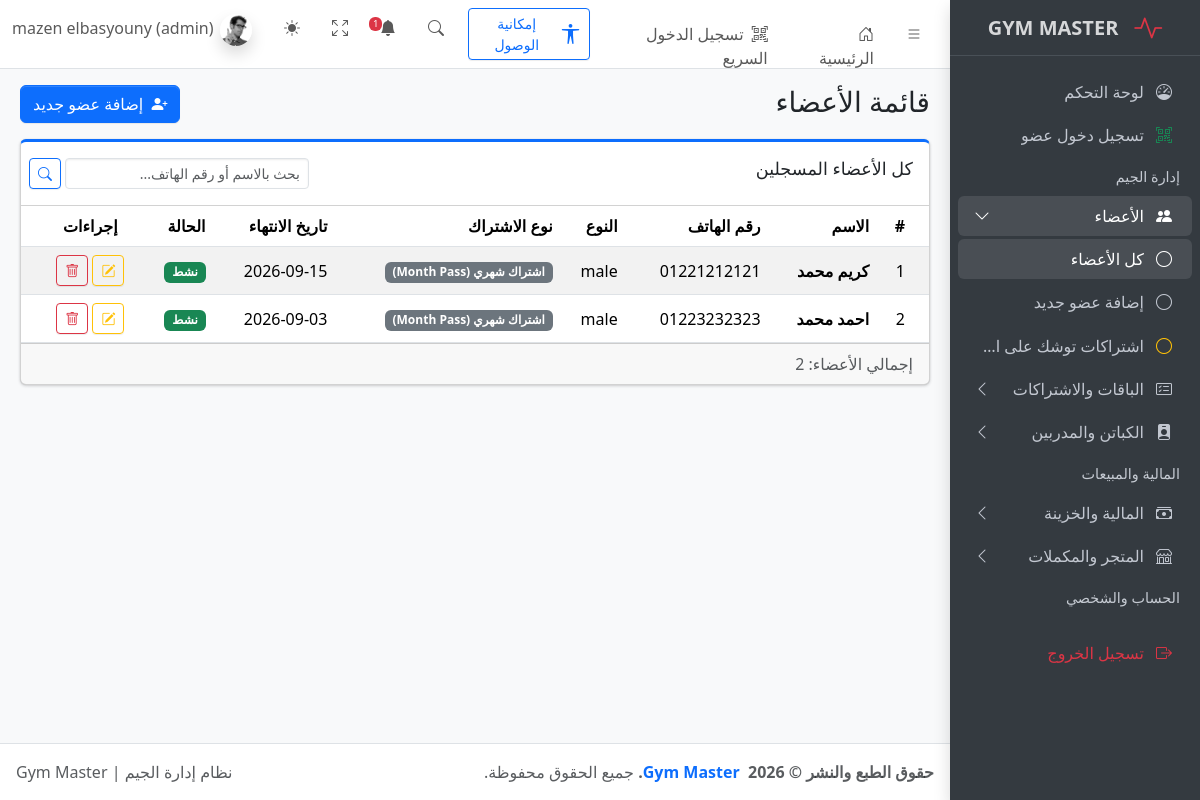
Before: /members.php (signed in) with the older database file.
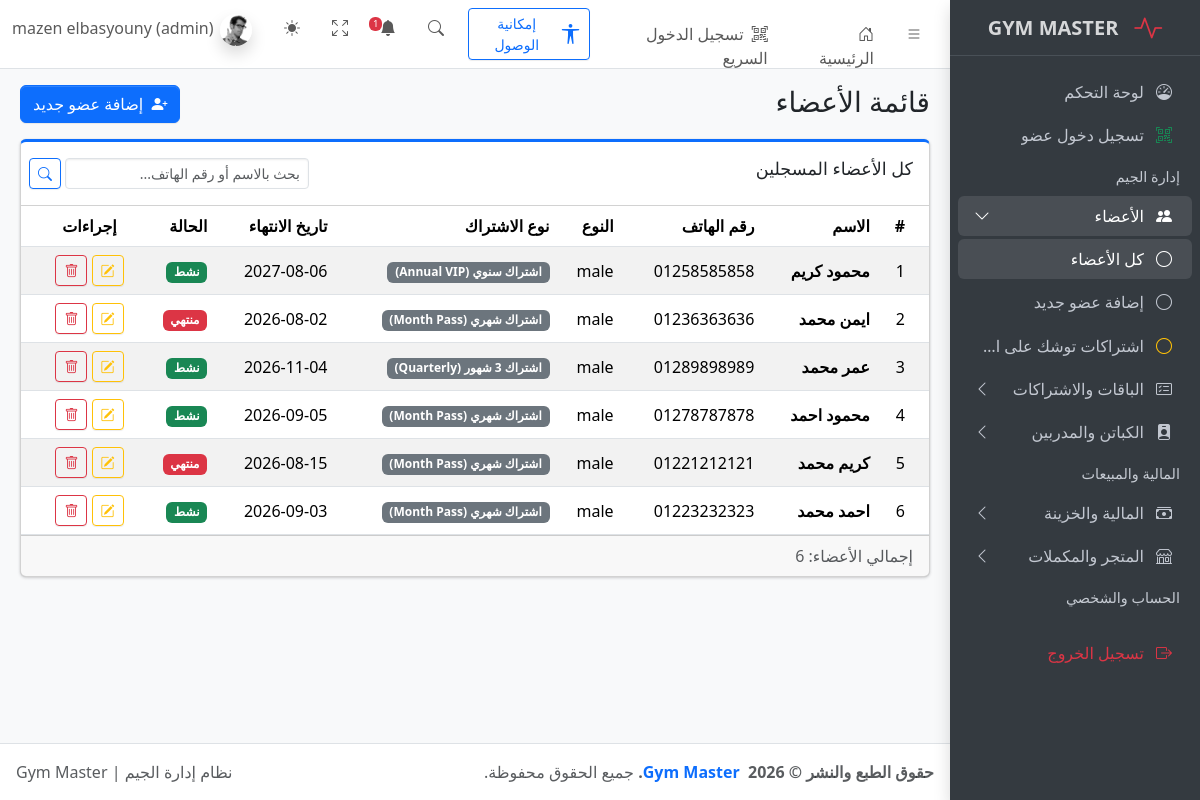
After: the same page with the newer database file.
### tables this page shows
CREATE TABLE `members` (
  `id` int(11) NOT NULL,
  `full_name` varchar(100) NOT NULL,
  `phone` varchar(20) NOT NULL,
  `email` varchar(150) DEFAULT NULL,
  `address` varchar(255) DEFAULT NULL,
  `gender` enum('male','female') NOT NULL DEFAULT 'male',
  `birth_date` date DEFAULT NULL,
  `join_date` date NOT NULL,
  `notes` text DEFAULT NULL,
  `created_at` timestamp NOT NULL DEFAULT current_timestamp(),
  `membership_type` varchar(50) DEFAULT NULL,
  `subscription_start` date DEFAULT NULL,
  `subscription_end` date DEFAULT NULL,
  `status` varchar(20) DEFAULT 'active'
);

### members.php (the view, shortened to what the rows shown need)
<?php
$isStaffOrAdmin = isset($_SESSION['user_id']) && in_array($_SESSION['role'] ?? '', ['admin', 'staff'], true);
require_once __DIR__ . '/includes/header.php';
$search = trim($_GET['search'] ?? '');
$members = [];
try {
    $sql = "SELECT m.*,
                   COALESCE(sub_latest.end_date, m.subscription_end) AS subscription_end,
                   COALESCE(sub_latest.package_name, m.membership_type) AS membership_type,
                   CASE
                       WHEN sub_latest.end_date IS NOT NULL AND sub_latest.end_date >= CURDATE() THEN 'نشط'
                       WHEN sub_latest.end_date IS NOT NULL AND sub_latest.end_date < CURDATE() THEN 'منتهي'
                       ELSE m.status
                   END AS calculated_status
            FROM members m
            LEFT JOIN (
                SELECT s.member_id, s.end_date, p.name AS package_name
                FROM subscriptions s
                LEFT JOIN packages p ON s.package_id = p.id
                WHERE s.id IN (SELECT MAX(id) FROM subscriptions GROUP BY member_id)
            ) sub_latest ON m.id = sub_latest.member_id";
    if ($search !== '') {
        $sql .= " WHERE m.full_name LIKE ? OR m.phone LIKE ?";
        $sql .= " ORDER BY m.id DESC";
        $stmt = $pdo->prepare($sql);
        $like = "%$search%";
        $stmt->execute([$like, $like]);
        $members = $stmt->fetchAll(PDO::FETCH_ASSOC);
    } else {
        $sql .= " ORDER BY m.id DESC";
        $stmt = $pdo->query($sql);
        $members = $stmt->fetchAll(PDO::FETCH_ASSOC);
    }
} catch (Exception $e) {
    $error = "حدث خطأ أثناء جلب بيانات الأعضاء: " . $e->getMessage();
    $members = [];
}
?>
<main class="app-main">
    <div class="app-content">
        <div class="container-fluid">
            <div class="card card-outline card-primary">
                <div class="card-body p-0">
                    <div class="table-responsive">
                        <table class="table table-striped table-hover m-0 align-middle">
                            <thead>
                                <tr>
                                    <th>#</th>
                                    <th>الاسم</th>
                                    <th>رقم الهاتف</th>
                                    <th>النوع</th>
                                    <th>نوع الاشتراك</th>
                                    <th>تاريخ الانتهاء</th>
                                    <th>الحالة</th>
                                    <?php if ($isStaffOrAdmin): ?>
                                        <th class="text-center">إجراءات</th>
                                    <?php endif; ?>
                                </tr>
                            </thead>
                            <tbody>
                                <?php if (!empty($members)): ?>
                                    <?php foreach ($members as $index => $m): ?>
                                        <tr>
                                            <td><?= $index + 1 ?></td>
                                            <td class="fw-bold"><?= htmlspecialchars($m['full_name'] ?? '') ?></td>
                                            <td><?= htmlspecialchars($m['phone'] ?? '') ?></td>
                                            <td><?= htmlspecialchars($m['gender'] ?? '') ?></td>
                                            <td><span class="badge bg-secondary"><?= htmlspecialchars($m['membership_type'] ?? 'افتراضي') ?></span></td>
                                            <td><?= htmlspecialchars($m['subscription_end'] ?? '-') ?></td>
                                            <td>
                                               <?php
                                                $status = $m['calculated_status'] ?? $m['status'] ?? 'expired';
                                                ?>
                                                <?php if ($status === 'نشط' || $status === 'active'): ?>
                                                    <span class="badge bg-success">نشط</span>
                                                <?php elseif ($status === 'موقوف' || $status === 'suspended'): ?>
                                                    <span class="badge bg-warning text-dark">موقوف</span>
                                                <?php else: ?>
                                                    <span class="badge bg-danger">منتهي</span>
                                                <?php endif; ?>
                                            </td>
                                            <?php if ($isStaffOrAdmin): ?>
                                                <td class="text-center">
                                                    <a href="./member-edit.php?id=<?= (int) $m['id'] ?>"
                                                       class="btn btn-sm btn-outline-warning" title="تعديل">
                                                        <i class="bi bi-pencil-square"></i>
                                                    </a>
                                                    <a href="./member-delete.php?id=<?= (int) $m['id'] ?>"
                                                       class="btn btn-sm btn-outline-danger" title="حذف"
                                                       onclick="return confirm('هل أنت متأكد من حذف هذا العضو؟');">
                                                        <i class="bi bi-trash"></i>
                                                    </a>
                                                </td>
                                            <?php endif; ?>
                                        </tr>
                                    <?php endforeach; ?>
                                <?php else: ?>
                                    <tr>
                                        <td colspan="<?= $isStaffOrAdmin ? '8' : '7' ?>" class="text-center py-3 text-muted">لا يوجد أعضاء مسجلين حالياً.</td>
                                    </tr>
                                <?php endif; ?>
                            </tbody>
                        </table>
                    </div>
                </div>
            </div>
        </div>
    </div>
</main>
<?php require_once __DIR__ . '/includes/footer.php'; ?>

Changed rows visible on the page:
added members: full_name "محمود كريم", phone "01258585858", gender "male", membership_type "اشتراك سنوي (Annual VIP)", subscription_end "2027-08-06", shows "نشط"
added members: full_name "ايمن محمد", phone "01236363636", gender "male", membership_type "اشتراك شهري (Month Pass)", subscription_end "2026-08-02", shows "منتهي"
added members: full_name "عمر محمد", phone "01289898989", gender "male", membership_type "اشتراك 3 شهور (Quarterly)", subscription_end "2026-11-04", shows "نشط"
added members: full_name "محمود احمد", phone "01278787878", gender "male", membership_type "اشتراك شهري (Month Pass)", subscription_end "2026-09-05", shows "نشط"
changed members "كريم محمد": subscription_end "2026-09-15" → "2026-08-15"; text "نشط" → "منتهي"
Other visible differences:
count($members): "2" → "6"
